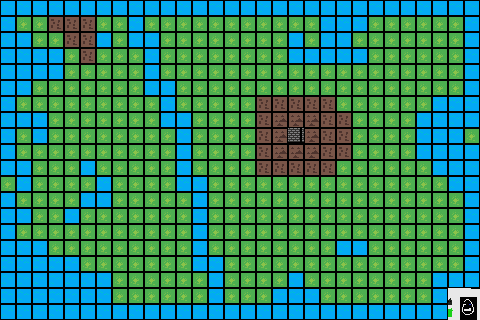

A level layout from a 2D game, rendered from its tile map. Below: a short description, then the map file with its tile-grid data intact:
An orthogonal 30x20 tile map with 16x16 px tiles, 1 tile layer (Tile Layer 1).

<map version="1.4" tiledversion="1.4.3" orientation="orthogonal" renderorder="right-down" width="30" height="20" tilewidth="16" tileheight="16" infinite="0" nextlayerid="2" nextobjectid="1">
 <tileset firstgid="1" source="pixil-frame-0.tsx" />
 <layer id="1" name="Tile Layer 1" width="30" height="20">
  <data encoding="csv">
1,1,1,1,1,1,1,1,1,1,1,1,1,1,1,1,1,1,1,1,1,1,1,1,1,1,1,1,1,1,
1,2,2,4,4,4,2,2,1,2,2,2,2,2,2,2,2,2,2,2,1,1,1,2,2,2,2,2,2,1,
1,1,2,2,4,4,1,2,1,1,2,2,2,2,2,2,2,2,1,2,1,1,2,2,2,2,2,2,2,1,
1,1,1,1,2,4,2,2,2,1,2,2,2,2,2,2,2,2,1,1,1,1,1,2,2,2,2,2,2,1,
1,1,1,1,2,2,2,2,2,1,2,2,2,2,2,2,2,2,2,2,2,2,2,2,2,2,2,2,2,1,
1,1,2,2,2,2,2,2,2,1,1,2,2,2,2,2,2,2,2,2,2,2,2,2,2,2,2,2,2,1,
1,2,2,2,2,2,2,2,2,2,1,2,2,2,2,2,4,4,4,4,4,2,2,2,2,2,2,1,1,1,
1,1,1,2,2,2,2,2,2,2,1,1,2,2,2,2,4,3,3,3,4,4,2,2,2,2,1,1,1,1,
1,2,1,2,2,2,2,2,2,2,2,1,2,2,2,2,4,3,39,3,4,4,2,2,2,2,1,1,1,2,
1,2,2,2,2,2,2,2,2,2,2,1,2,2,2,2,4,3,3,3,4,4,2,2,2,2,1,1,1,1,
1,1,2,2,2,1,2,2,2,2,2,1,2,2,2,2,4,4,4,4,4,2,2,2,2,2,2,1,1,1,
2,1,2,2,2,2,1,2,2,2,2,1,1,2,2,2,2,2,2,2,2,2,2,2,2,2,2,2,1,1,
1,2,2,2,2,1,1,2,2,2,2,2,1,2,2,2,2,2,2,2,2,2,2,2,2,2,2,2,2,1,
1,1,2,2,1,2,2,2,2,2,2,2,1,2,2,2,2,2,2,2,2,2,2,2,2,2,2,2,2,1,
1,2,2,2,2,2,2,2,2,2,2,2,1,2,2,2,2,2,2,2,2,2,2,2,2,2,2,2,2,1,
1,1,1,2,2,2,2,2,2,2,2,2,1,2,2,2,2,2,2,2,2,1,1,2,2,2,2,2,2,1,
1,1,1,1,1,2,2,2,2,2,2,2,1,1,2,2,2,2,2,2,2,2,2,2,2,2,2,2,2,1,
1,1,1,1,1,1,1,2,2,2,2,2,2,1,2,2,2,2,1,2,2,2,2,2,2,2,2,1,1,1,
1,1,1,1,1,1,1,2,2,2,2,2,2,1,2,2,2,1,1,1,2,2,2,2,2,2,2,1,65,66,
1,1,1,1,1,1,1,1,1,1,1,1,1,1,1,1,1,1,1,1,1,1,1,1,1,1,1,1,96,97
</data>
 </layer>
</map>